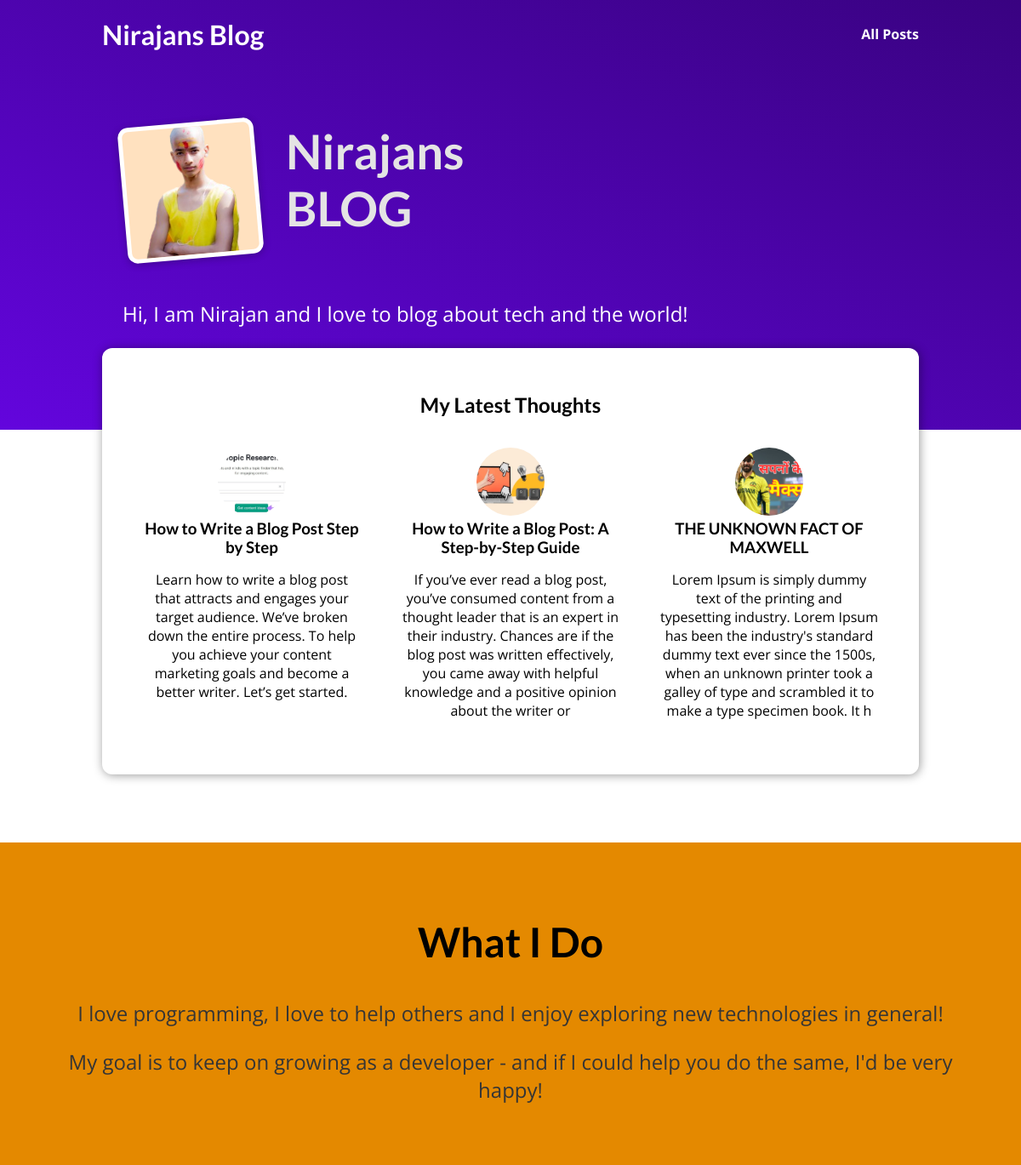
The page / on the database its author committed.
### blog/models.py (models this page shows, shortened)
class Post(models.Model):
    title=models.CharField(max_length=50)
    excerpt=models.CharField(max_length=250,null=True)
    date=models.DateTimeField(auto_now_add=True,editable=False)
    slug=models.SlugField(primary_key=True,db_index=True,blank=True)
    content=models.TextField(null=True,blank=True)
    author=models.ForeignKey(Author,on_delete=models.SET_DEFAULT,related_name="author_query",default="No Author",db_constraint=False)
    caption=models.ManyToManyField(Tag,related_name="lol")
    image=models.ImageField(upload_to="image",max_length=200,null=True)

### blog/views.py (the view)
# urls.py: path("",views.starting_page,name="home")]
def starting_page(request):
    try:
        posts=Post.objects.all().order_by("-date")
        latest_post=posts[0:3]
        return render(request,"blog/starting_page.html",{'data':latest_post})
    except:
        return HttpResponse("error")

### blog/templates/blog/starting_page.html (shortened to what this page needs)
{% extends "base.html" %}
{%load static%}
{%block cssfile%}
  <link rel="stylesheet" href={%static 'blog/css/index.css'%}>
{%endblock%}
    {%block content%}
  <section id="welcome">
    <header>
      <img src="{%static "blog/image/aboutus.png"%}" alt="Nirajan - The Author Of This Blog" />
      <h2>Nirajans BLOG</h2>
    </header>
    <p>Hi, I am Nirajan and I love to blog about tech and the world!</p>
  </section>
  <section id="latest-posts">
    <h2>My Latest Thoughts</h2>
    <ul>
        {%for x in data%}
     {% include "blog/includes/post_display.html" %}
        {%endfor%}
    </ul>
  </section>
  <section id="about">
    <h2>What I Do</h2>
    <p>
      I love programming, I love to help others and I enjoy exploring new
      technologies in general!
    </p>
    <p>
      My goal is to keep on growing as a developer - and if I could help you do
      the same, I'd be very happy!
    </p>
  </section>
  {%endblock%}

### blog/templates/blog/includes/post_display.html
{%load static%}
<li>
    <article class="post">
      <a href='{%url "postpage" slug=x.slug%}'>
        <img src="{{x.image.url}}" alt="Mountain Hiking" />
        <div class="post__content">
          <h3>{{x.title}}</h3>
          <p>
           {{x.excerpt}}
          </p>
        </div>
      </a>
    </article>
  </li>

### static/css/index.css (style rules this page uses)
* { box-sizing: border-box; }
html { font-family: 'Open Sans', 'Lato', sans-serif; }
body { margin: 0; }
h1, h2, h3 { font-family: 'Lato', sans-serif; font-weight: bold; }

### blog/static/blog/css/index.css (style rules this page uses)
#welcome { background: linear-gradient(to right top, #6305dd, #390281); padding: 6rem 12%; }
#welcome header { display: flex; align-items: flex-start; margin: 3rem auto; }
#welcome img { width: 10rem; height: 10rem; object-fit: cover; object-position: top; border: 5px solid white; border-radius: 12px; background-color: #ffe1bf; transform: rotateZ(-5deg); box-shadow: 0 2px 8px rgba(0, 0, 0, 0.25); }
#welcome h2 { font-size: 3.5rem; margin: 0 0 0 2rem; color: #e4e4e4; width: 10rem; }
#welcome p { color: white; font-size: 1.5rem; }
#latest-posts { background-color: white; padding: 2rem; border-radius: 12px; width: 60rem; margin: -6rem auto 2rem auto; box-shadow: 1px 1px 12px rgba(0, 0, 0, 0.4); }
#latest-posts h2 { text-align: center; }
#latest-posts ul { list-style: none; margin: 0; padding: 0; display: flex; gap: 1rem; }
#latest-posts li { flex: 1; }
#about { text-align: center; padding: 3rem; background-color: #e48900; margin-top: 5rem; }
#about h2 { font-size: 3rem; }
#about p { font-size: 1.5rem; color: #353535; }
.post { display: flex; flex-direction: column; align-items: center; text-align: center; }
.post a { text-decoration: none; color: black; transition: all 0.2s ease; padding: 1rem; }
.post img { width: 5rem; height: 5rem; object-fit: cover; border-radius: 50%; }
.post h3 { margin: 0.25rem 0; }

### rows shown on the page
Post: image (picture), title "How to Write a Blog Post Step by Step", excerpt "Learn how to write a blog post that attracts and engages your target audience. We’ve broken down the entire process. To help you achieve your content marketing goals and become a better writer. Let’s get started."
Post: image (picture), title "How to Write a Blog Post: A Step-by-Step Guide", excerpt "If you’ve ever read a blog post, you’ve consumed content from a thought leader that is an expert in their industry. Chances are if the blog post was written effectively, you came away with helpful knowledge and a positive opinion about the writer or"
Post: image (picture), title "THE UNKNOWN FACT OF MAXWELL", excerpt "Lorem Ipsum is simply dummy text of the printing and typesetting industry. Lorem Ipsum has been the industry's standard dummy text ever since the 1500s, when an unknown printer took a galley of type and scrambled it to make a type specimen book. It h"
